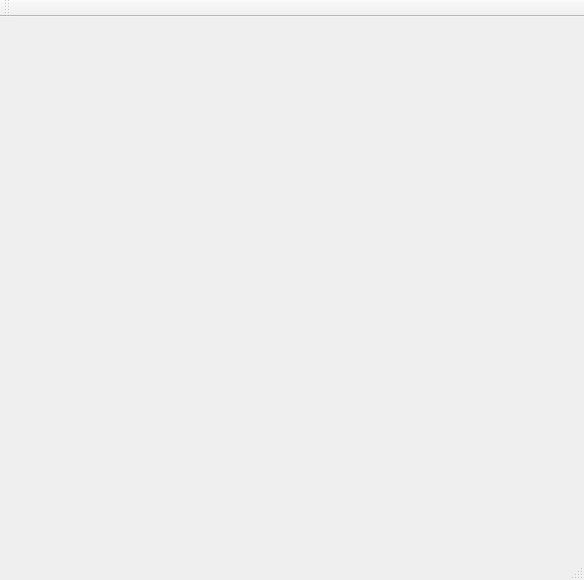
<?xml version="1.0" encoding="UTF-8"?>
<ui version="4.0">
 <class>MainWindow</class>
 <widget class="QMainWindow" name="MainWindow">
  <property name="geometry">
   <rect>
    <x>0</x>
    <y>0</y>
    <width>584</width>
    <height>580</height>
   </rect>
  </property>
  <property name="minimumSize">
   <size>
    <width>525</width>
    <height>200</height>
   </size>
  </property>
  <property name="windowTitle">
   <string>MainWindow</string>
  </property>
  <widget class="QWidget" name="centralWidget">
   <layout class="QGridLayout" name="gridLayout">
    <item row="0" column="0">
     <widget class="TabWidget" name="widget" native="true"/>
    </item>
   </layout>
  </widget>
  <widget class="QMenuBar" name="menuBar">
   <property name="geometry">
    <rect>
     <x>0</x>
     <y>0</y>
     <width>584</width>
     <height>26</height>
    </rect>
   </property>
  </widget>
  <widget class="QToolBar" name="mainToolBar">
   <attribute name="toolBarArea">
    <enum>TopToolBarArea</enum>
   </attribute>
   <attribute name="toolBarBreak">
    <bool>false</bool>
   </attribute>
  </widget>
  <widget class="QStatusBar" name="statusBar"/>
 </widget>
 <layoutdefault spacing="6" margin="11"/>
 <customwidgets>
  <customwidget>
   <class>TabWidget</class>
   <extends>QWidget</extends>
   <header location="global">tabwidget.h</header>
   <container>1</container>
  </customwidget>
 </customwidgets>
 <resources/>
 <connections/>
</ui>
